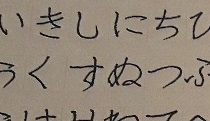
#> input picture text_annotation_tool/test.jpg, 210 x 121 px
$ python kmean.py
#> lines starting #> are read from the running program, lines starting #| are printed output that depends on the picture; long printed decimals are rounded
import cv2
import numpy as np
img = np.float32(cv2.imread('test.jpg'))
h, w, _ = img.shape
#> h = 121; w = 210
c1 = np.float32(np.zeros(3))
c2 = np.float32(np.ones(3) * 255)
print(c1, c2)
for i in range(5):
	d1 = np.sqrt(np.sum(np.power(img - c1, 2), axis=2))
	d2 = np.sqrt(np.sum(np.power(img - c2, 2), axis=2))
	g1 = np.expand_dims(np.float32(np.less(d1, d2)), axis=2)
	g2 = 1.0 - g1
	c1 = np.sum(img*g1,axis=(0,1))/ np.sum(g1)
	c2 = np.sum(img*g2,axis=(0,1))/ np.sum(g2)
	print(c1, c2)
#> this loop made 5 passes
#> (c1, c2) on passes 1 to 5: ([50.62, 57.31, 66.41], [128.9, 143.5, 156.4]), ([34.97, 41.13, 50.02], [128.3, 142.8, 155.5]), ([30.92, 36.99, 45.86], [128, 142.5, 155.2]), ([30.13, 36.2, 45.06], [127.9, 142.4, 155.1]), ([29.91, 35.97, 44.83], [127.9, 142.4, 155.1])
#| [50.624 57.309  66.407] [128.8592  143.547 156.356]
#| [34.971  41.126 50.021] [128.281 142.805 155.533]
#| [30.920 36.994 45.861] [128.007 142.480 155.185]
#| [30.134 36.198  45.063 ] [127.948 142.4111  155.111]
#| [29.9101   35.972 44.827 ] [127.930 142.390 155.0892 ]
#> pass 1, `d1 = np.sqrt(np.sum(np.power(img - c1, 2), axis=2))`:
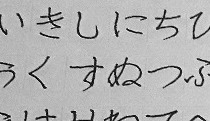
#> d1: shape (121, 210) float32; min 2.24, max 329.7, mean 231.7; drawn with min black and max white
#> pass 1, `d2 = np.sqrt(np.sum(np.power(img - c2, 2), axis=2))`:
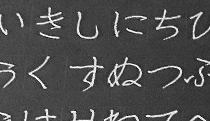
#> d2: shape (121, 210) float32; min 112.1, max 439.9, mean 211.8; drawn with min black and max white
#> pass 1, `g1 = np.expand_dims(np.float32(np.less(d1, d2)), axis=2)`:
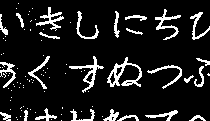
#> g1: shape (121, 210, 1) float32; values 0 (black) and 1 (white), 11.4% white in thin lines or dots
#> after the loop:
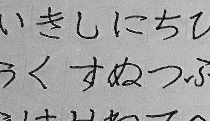
#> d1: shape (121, 210) float32; min 0.89, max 265.4, mean 169.9; drawn with min black and max white
cv2.imwrite("output.png", g1*255)
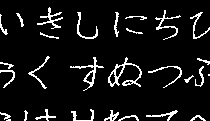
#> saved as output.png: shape (121, 210, 1); 8.1% white in thin lines or dots
